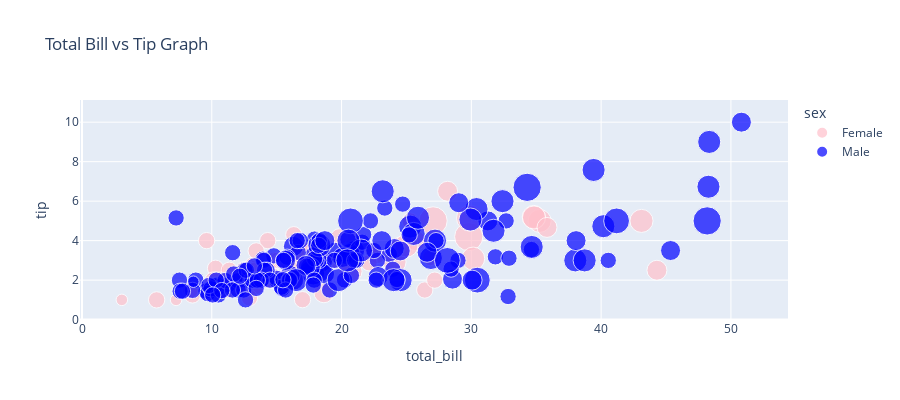

The code cell stored with this chart in its notebook:
### Markdown cell above
### Scatter Plot in Plotly Express

- **What it is:** A scatter plot uses dots to represent values for two different numeric variables. It is helpful for identifying relationships or correlations between variables.

### Code cell
# pleasing scatterplots
tips
colors=['pink','blue']
# bubble plots
px.scatter(tips,x='total_bill',y='tip',height=400,title='Total Bill vs Tip Graph',
           color='sex',color_discrete_sequence=colors,size='size')

### Figure 1 — Plotly figure (JSON) as saved in the notebook; plotly's stock layout.template omitted (floating-point values rounded to 4 significant figures; data arrays with more than 128 entries replaced by an {"elided": "..."} marker saying what was removed)
{"data": [{"hovertemplate": "sex=Female<br>total_bill=%{x}<br>tip=%{y}<br>size=%{marker.size}<extra></extra>", "legendgroup": "Female", "marker": {"color": "pink", "size": [2, 4, 4, 2, 3, 3, 2, 2, 2, 2, 4, 3, 2, 4, 2, 2, 1, 3, 2, 2, 2, 1, 4, 2, 2, 2, 2, 2, 3, 2, 2, 2, 1, 3, 2, 2, 2, 4, 2, 2, 6, 2, 2, 2, 2, 2, 2, 2, 2, 2, 2, 2, 6, 2, 2, 3, 2, 5, 4, 2, 3, 2, 2, 2, 2, 3, 3, 2, 4, 2, 2, 2, 2, 3, 2, 2, 3, 2, 4, 2, 3, 2, 2, 2, 3, 2, 2], "sizemode": "area", "sizeref": 0.015, "symbol": "circle"}, "mode": "markers", "name": "Female", "orientation": "v", "showlegend": true, "type": "scatter", "x": [16.99, 24.59, 35.26, 14.83, 10.33, 16.97, 20.29, 15.77, 19.65, 15.06, 20.69, 16.93, 10.29, 34.81, 26.41, 16.45, 3.07, 17.07, 26.86, 25.28, 14.73, 10.07, 34.83, 5.75, 16.32, 22.75, 11.35, 15.38, 44.3, 22.42, 20.92, 14.31, 7.25, 25.71, 17.31, 10.65, 12.43, 24.08, 13.42, 12.48, 29.8, 14.52, 11.38, 20.27, 11.17, 12.26, 18.26, 8.51, 10.33, 14.15, 13.16, 17.47, 27.05, 16.43, 8.35, 18.64, 11.87, 29.85, 25, 13.39, 16.21, 17.51, 10.59, 10.63, 9.6, 20.9, 18.15, 19.81, 43.11, 13, 12.74, 13, 16.4, 16.47, 12.76, 13.27, 28.17, 12.9, 30.14, 13.42, 15.98, 16.27, 10.09, 22.12, 35.83, 27.18, 18.78], "xaxis": "x", "y": [1.01, 3.61, 5, 3.02, 1.67, 3.5, 2.75, 2.23, 3, 3, 2.45, 3.07, 2.6, 5.2, 1.5, 2.47, 1, 3, 3.14, 5, 2.2, 1.83, 5.17, 1, 4.3, 3.25, 2.5, 3, 2.5, 3.48, 4.08, 4, 1, 4, 3.5, 1.5, 1.8, 2.92, 1.68, 2.52, 4.2, 2, 2, 2.83, 1.5, 2, 3.25, 1.25, 2, 2, 2.75, 3.5, 5, 2.3, 1.5, 1.36, 1.63, 5.14, 3.75, 2.61, 2, 3, 1.61, 2, 4, 3.5, 3.5, 4.19, 5, 2, 2.01, 2, 2.5, 3.23, 2.23, 2.5, 6.5, 1.1, 3.09, 3.48, 3, 2.5, 2, 2.88, 4.67, 2, 3], "yaxis": "y"}, {"hovertemplate": "sex=Male<br>total_bill=%{x}<br>tip=%{y}<br>size=%{marker.size}<extra></extra>", "legendgroup": "Male", "marker": {"color": "blue", "size": {"elided": "157 int values"}, "sizemode": "area", "sizeref": 0.015, "symbol": "circle"}, "mode": "markers", "name": "Male", "orientation": "v", "showlegend": true, "type": "scatter", "x": {"elided": "157 float values"}, "xaxis": "x", "y": {"elided": "157 float values"}, "yaxis": "y"}], "layout": {"height": 400, "legend": {"itemsizing": "constant", "title": {"text": "sex"}, "tracegroupgap": 0}, "title": {"text": "Total Bill vs Tip Graph"}, "xaxis": {"anchor": "y", "domain": [0, 1], "title": {"text": "total_bill"}}, "yaxis": {"anchor": "x", "domain": [0, 1], "title": {"text": "tip"}}}}
